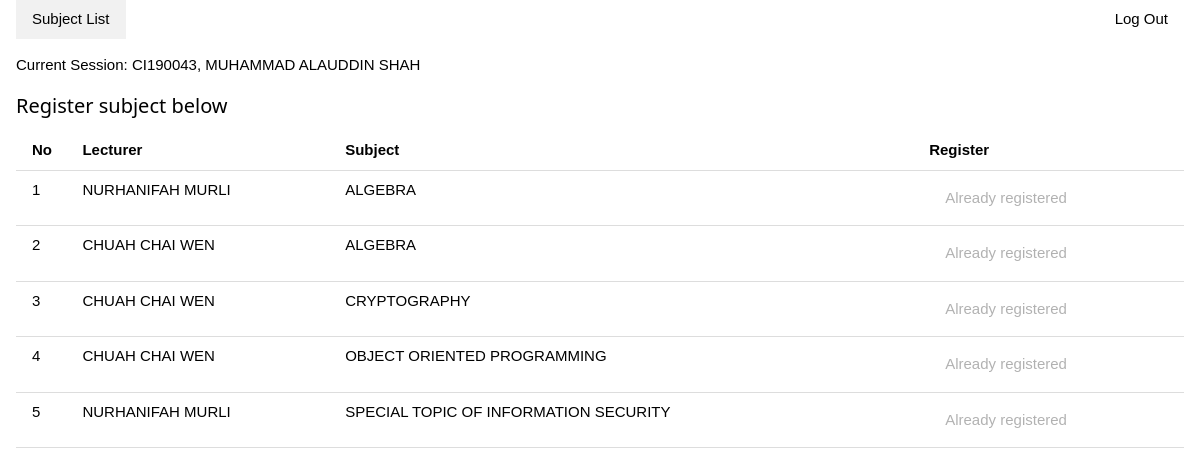
Screenshot of /student/student-sub.php (signed in) with the database file from the repository.
### tables this page shows
CREATE TABLE `students` (
  `student_id` varchar(8) NOT NULL,
  `student_name` varchar(100) NOT NULL,
  `student_email` varchar(254) NOT NULL,
  `student_password` varchar(128) NOT NULL,
  `log_status` tinyint(1) NOT NULL
);

CREATE TABLE `workloads` (
  `workload_id` int(11) NOT NULL,
  `lecturer_id` int(4) NOT NULL,
  `subject_code` varchar(8) NOT NULL
);

CREATE TABLE `lecturers` (
  `lecturer_id` int(4) NOT NULL,
  `lecturer_name` varchar(100) NOT NULL,
  `lecturer_password` varchar(128) NOT NULL,
  `log_status` tinyint(1) NOT NULL
);

CREATE TABLE `subjects` (
  `subject_code` varchar(8) NOT NULL,
  `subject_name` varchar(100) NOT NULL
);

### student/student-sub.php (the view, shortened to what this page needs)
<?php
require '../connection.php';
if (isset($_SESSION['student_id']))
{
	$student_id = $_SESSION['student_id'];
	$q = 'SELECT student_id, student_name FROM students WHERE student_id = ?';
	$stmt = $conn->prepare($q);
	$stmt->bind_param('s', $student_id);
	if(!$stmt->execute())
	{
		echo $conn->error;
	}
	else
	{
		$row = $stmt->get_result()->fetch_assoc();
		$student_name = $row['student_name'];
	}
}
else
{
	header('location: ../index.php');
}
?>
<!DOCTYPE html>
<html lang="en">
<head>
	<link rel="stylesheet" href="../css/w3.css">
	<link rel="stylesheet" href="../css/style.css">
</head>
<body>
	<div class="w3-container">
		<div class="w3-bar">
			<a href="home.php" class="w3-bar-item w3-button w3-light-grey">Subject List</a>
			<a href="../logout.php" class="w3-bar-item w3-button w3-right">Log Out</a>
		</div>
		<p>Current Session: <?php echo $student_id .', '.$student_name; ?></p>
		<h4>Register subject below</h4>
		<table class="w3-table w3-bordered">
			<tr>
				<th style="width: 5%">No</th>
				<th>Lecturer</th>
				<th style="width: 50%">Subject</th>
				<th>Register</th>
			</tr>
			<?php
				$sql1 = 'SELECT workloads.*, l.lecturer_id, l.lecturer_name, s.subject_code, s.subject_name FROM workloads
						INNER JOIN lecturers AS l ON (workloads.lecturer_id = l.lecturer_id)
						INNER JOIN subjects AS s ON (workloads.subject_code = s.subject_code)
						ORDER BY s.subject_name';
				$stmt1 = $conn->prepare($sql1);
				if (!$stmt1->execute()) {
					die($conn->error);
				}
				$result1 = $stmt1->get_result();
				if($result1->num_rows > 0) {
					$i = 1;
					foreach ($result1 as $row) { ?>
						<tr style="text-align: center">
							<td><?php echo $i; ?></td>
							<td><?php echo $row['lecturer_name']; ?></td>
							<td><?php echo $row["subject_name"]; ?></td>
							<td>
								<?php
								$sub = $row['subject_code'];
								$sql2 = 'SELECT * FROM stud_sub
										 INNER JOIN workloads w ON w.workload_id = stud_sub.workload_id
										 INNER JOIN subjects s ON s.subject_code = w.subject_code
										 WHERE student_id = ? AND w.subject_code = ?';
								$stmt2 = $conn->prepare($sql2);
								$stmt2->bind_param('ss', $student_id, $sub);
								if (!$stmt2->execute()) die($conn->error);
								$result2 = $stmt2->get_result();
								if ($result2->num_rows > 0) {
									echo '<button class="w3-button" disabled>Already registered</button>';
								}
						$i++;
					}
				}
			?>
		</table>
	</div>
</body>
</html>

### css/w3.css (style rules this page uses)
html { box-sizing:border-box }
*,*:before,*:after { box-sizing:inherit }
html { -ms-text-size-adjust:100%;-webkit-text-size-adjust:100% }
body { margin:0 }
a { background-color:transparent }
button,input,select,textarea,optgroup { font:inherit;margin:0 }
button,input { overflow:visible }
button,select { text-transform:none }
button,[type=button],[type=reset],[type=submit] { -webkit-appearance:button }
html,body { font-family:Verdana,sans-serif;font-size:15px;line-height:1.5 }
html { overflow-x:hidden }
h4 { font-size:20px }
h1,h2,h3,h4,h5,h6 { font-family:"Segoe UI",Arial,sans-serif;font-weight:400;margin:10px 0 }
a { color:inherit }
.w3-table,.w3-table-all { border-collapse:collapse;border-spacing:0;width:100%;display:table }
.w3-bordered tr,.w3-table-all tr { border-bottom:1px solid #ddd }
.w3-table td,.w3-table th,.w3-table-all td,.w3-table-all th { padding:8px 8px;display:table-cell;text-align:left;vertical-align:top }
.w3-table th:first-child,.w3-table td:first-child,.w3-table-all th:first-child,.w3-table-all td:first-child { padding-left:16px }
.w3-btn,.w3-button { border:none;display:inline-block;padding:8px 16px;vertical-align:middle;overflow:hidden;text-decoration:none;color:inherit;background-color:inherit;text-align:center;cursor:pointer;white-space:nowrap }
.w3-btn,.w3-button { -webkit-touch-callout:none;-webkit-user-select:none;-khtml-user-select:none;-moz-user-select:none;-ms-user-select:none;user-select:none }
.w3-disabled,.w3-btn:disabled,.w3-button:disabled { cursor:not-allowed;opacity:0.3 }
.w3-bar { width:100%;overflow:hidden }
.w3-bar .w3-bar-item { padding:8px 16px;float:left;width:auto;border:none;display:block;outline:0 }
.w3-bar .w3-button { white-space:normal }
.w3-container:after,.w3-container:before,.w3-panel:after,.w3-panel:before,.w3-row:after,.w3-row:before,.w3-row-padding:after,.w3-row-padding:before, .w3-cell-row:before,.w3-cell-row:after,.w3-clear:after,.w3-clear:before,.w3-bar:before,.w3-bar:after { content:"";display:table;clear:both }
.w3-container,.w3-panel { padding:0.01em 16px }
.w3-right { float:right!important }
.w3-light-grey,.w3-hover-light-grey:hover,.w3-light-gray,.w3-hover-light-gray:hover { color:#000!important;background-color:#f1f1f1!important }

### student/student-sub.php (style rules this page uses)
table { table-layout: fixed; }
td { height: 30px; }

### rows the page displays
students: student_name "MUHAMMAD ALAUDDIN SHAH"
workloads: lecturer.lecturer_name "NURHANIFAH MURLI", subject_code.subject_name "ALGEBRA"
workloads: lecturer.lecturer_name "CHUAH CHAI WEN", subject_code.subject_name "ALGEBRA"
workloads: lecturer.lecturer_name "CHUAH CHAI WEN", subject_code.subject_name "CRYPTOGRAPHY"
workloads: lecturer.lecturer_name "CHUAH CHAI WEN", subject_code.subject_name "OBJECT ORIENTED PROGRAMMING"
workloads: lecturer.lecturer_name "NURHANIFAH MURLI", subject_code.subject_name "SPECIAL TOPIC OF INFORMATION SECURITY"

### other values shown
$student_id "CI190043"
